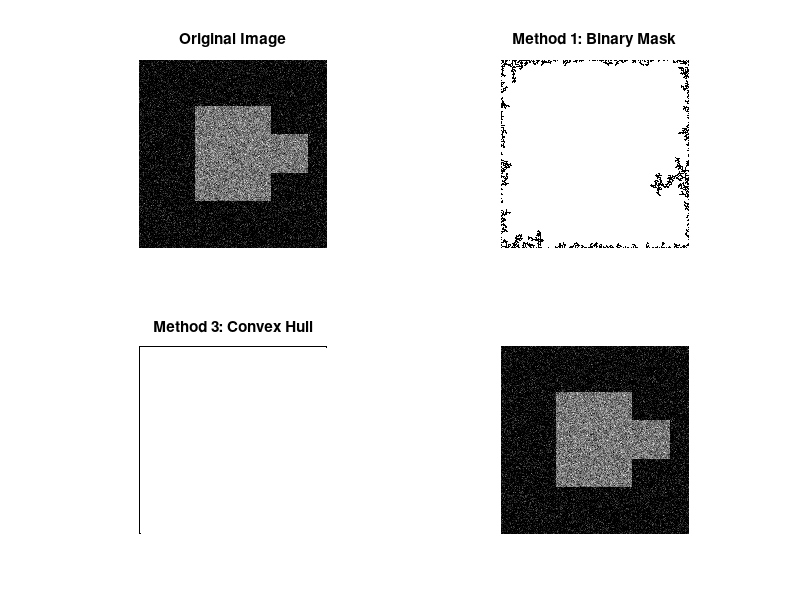

The MATLAB script that drew this image: (Note: this script raises an error after producing the figure.)
%% Second Moment Ellipse Orientation Calculation
% This script demonstrates three methods to calculate the orientation of
% the second-moment ellipse for all non-black pixels in an image

% Clear workspace
clear; clc; close all;

%% Load or create sample image
% Option A: Load your own image
% img = imread('your_image.png');

% Option B: Create a sample binary image for demonstration
img = zeros(200, 200);
img(50:150, 60:140) = 1;  % Rectangle
img(80:120, 100:180) = 1; % Another rectangle
img = img + 0.3*randn(size(img)); % Add some noise
img(img < 0) = 0; % Ensure no negative values

% Display original image
figure;
subplot(2,2,1);
imshow(img, []);
title('Original Image');

%% Method 1: Single binary mask with regionprops
fprintf('=== Method 1: Single Binary Mask ===\n');

% Create a binary mask where all non-black pixels are white
if size(img, 3) == 3  % RGB image
    binary_mask1 = any(img > 0, 3);
else  % Grayscale image
    binary_mask1 = img > 0;
end

% Fill any holes to ensure it's treated as one region
binary_mask1 = imfill(binary_mask1, 'holes');

% Use regionprops to get orientation and other properties
stats1 = regionprops(binary_mask1, 'Orientation', 'MajorAxisLength', ...
    'MinorAxisLength', 'Centroid');

if ~isempty(stats1)
    orientation1 = stats1.Orientation;
    fprintf('Orientation: %.2f degrees\n', orientation1);
    fprintf('Major Axis Length: %.2f pixels\n', stats1.MajorAxisLength);
    fprintf('Minor Axis Length: %.2f pixels\n', stats1.MinorAxisLength);
else
    fprintf('No regions detected\n');
    orientation1 = NaN;
end

% Display binary mask
subplot(2,2,2);
imshow(binary_mask1);
title('Method 1: Binary Mask');

%% Method 2: Manual second-moment calculation
fprintf('\n=== Method 2: Manual Calculation ===\n');

% Get coordinates of all non-black pixels
if size(img, 3) == 3  % RGB image
    [rows, cols] = find(any(img > 0, 3));
else  % Grayscale image
    [rows, cols] = find(img > 0);
end

if ~isempty(rows)
    % Calculate centroid
    x_center = mean(cols);
    y_center = mean(rows);
    
    % Calculate second moments
    mu20 = sum((cols - x_center).^2);
    mu02 = sum((rows - y_center).^2);
    mu11 = sum((cols - x_center) .* (rows - y_center));
    
    % Calculate orientation (in degrees)
    orientation2 = 0.5 * atan2(2*mu11, mu20 - mu02) * 180/pi;
    
    fprintf('Orientation: %.2f degrees\n', orientation2);
    fprintf('Centroid: (%.2f, %.2f)\n', x_center, y_center);
    fprintf('Second moments - mu20: %.2f, mu02: %.2f, mu11: %.2f\n', ...
        mu20, mu02, mu11);
else
    fprintf('No non-black pixels found\n');
    orientation2 = NaN;
    x_center = NaN; y_center = NaN;
end

%% Method 3: Convex hull approach
fprintf('\n=== Method 3: Convex Hull ===\n');

% Create a convex hull of all non-black pixels
if size(img, 3) == 3  % RGB image
    binary_mask3 = any(img > 0, 3);
else  % Grayscale image
    binary_mask3 = img > 0;
end

[rows3, cols3] = find(binary_mask3);
if length(rows3) >= 3  % Need at least 3 points for convex hull
    try
        k = convhull(cols3, rows3);
        hull_mask = poly2mask(cols3(k), rows3(k), size(img,1), size(img,2));
        stats3 = regionprops(hull_mask, 'Orientation', 'MajorAxisLength', ...
            'MinorAxisLength');
        
        orientation3 = stats3.Orientation;
        fprintf('Orientation: %.2f degrees\n', orientation3);
        fprintf('Major Axis Length: %.2f pixels\n', stats3.MajorAxisLength);
        fprintf('Minor Axis Length: %.2f pixels\n', stats3.MinorAxisLength);
    catch
        fprintf('Error creating convex hull\n');
        orientation3 = NaN;
        hull_mask = false(size(img,1), size(img,2));
    end
else
    fprintf('Insufficient points for convex hull\n');
    orientation3 = NaN;
    hull_mask = false(size(img,1), size(img,2));
end

% Display convex hull
subplot(2,2,3);
imshow(hull_mask);
title('Method 3: Convex Hull');

%% Visualization of ellipse orientations
subplot(2,2,4);
imshow(img, []);
hold on;

% Plot ellipse for Method 1 if valid
if ~isempty(stats1) && ~isnan(orientation1)
    % Get ellipse parameters
    cx = stats1.Centroid(1);
    cy = stats1.Centroid(2);
    a = stats1.MajorAxisLength / 2;
    b = stats1.MinorAxisLength / 2;
    theta = deg2rad(orientation1);
    
    % Create ellipse points
    t = linspace(0, 2*pi, 100);
    x_ellipse = cx + a*cos(t)*cos(theta) - b*sin(t)*sin(theta);
    y_ellipse = cy + a*cos(t)*sin(theta) + b*sin(t)*cos(theta);
    
    plot(x_ellipse, y_ellipse, 'r-', 'LineWidth', 2);
    plot(cx, cy, 'r+', 'MarkerSize', 10, 'LineWidth', 2);
end

% Plot orientation line for Method 2 if valid
if ~isnan(orientation2)
    line_length = 50;
    theta2 = deg2rad(orientation2);
    x_line = x_center + line_length * cos(theta2) * [-1, 1];
    y_line = y_center + line_length * sin(theta2) * [-1, 1];
    plot(x_line, y_line, 'b--', 'LineWidth', 2);
    plot(x_center, y_center, 'bo', 'MarkerSize', 8);
end

title('Ellipse Overlays');
legend('Method 1 Ellipse', 'Method 1 Center', 'Method 2 Orientation', ...
    'Method 2 Center', 'Location', 'best');
hold off;

%% Summary
fprintf('\n=== Summary ===\n');
fprintf('Method 1 (regionprops):     %.2f degrees\n', orientation1);
fprintf('Method 2 (manual):          %.2f degrees\n', orientation2);
fprintf('Method 3 (convex hull):     %.2f degrees\n', orientation3);

% Note: Methods 1 and 2 should give very similar results
% Method 3 might differ as it uses only the convex hull boundary